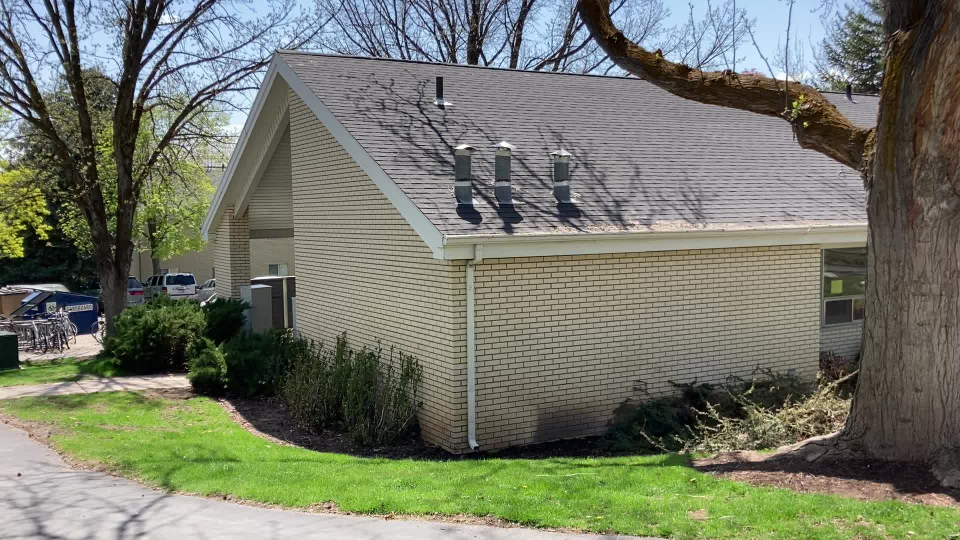
#> input picture Data/20230501_205454000_iOS/output_0001.jpg, 1920 x 1080 px (shown at 1/2 size); the run also reads 2 pictures not shown here
$ jupyter execute --allow-errors 'Local contrast enhancement.ipynb'
#> lines starting #> are read from the running program, lines starting #| are printed output that depends on the picture; after the words box and inside, x2 and y2 are one past the last pixel; in counts of white or black regions, pixels touching at a corner belong together; long printed decimals are rounded; pictures that were not available may be replaced by others from this repository, and a replacement may not be noted
[cell 1]
import cv2


# [15 lines left out: function sliding_window, not called in this run]

[cell 2]
import numpy as np
import cv2
from matplotlib import pyplot as plt
img = cv2.imread("Data/20230501_205454000_iOS/output_0001.jpg")
#> img is the input picture: shape (1080, 1920, 3); mean B, G, R 104.8, 120.4, 116.1
assert img is not None, "file could not be read, check with os.path.exists()"
kernel = np.ones((5,5),np.float32)/25
dst = cv2.filter2D(img,-1,kernel)
plt.subplot(121),plt.imshow(img),plt.title('Original')
plt.xticks([]), plt.yticks([])
plt.subplot(122),plt.imshow(dst),plt.title('Averaging')
plt.xticks([]), plt.yticks([])
plt.show()

[cell 3]
import numpy as np
import cv2
import math

img = cv2.imread("Data/20230501_205454000_iOS/output_0001.jpg")
img = cv2.resize(img, (0, 0), fx=0.5, fy=0.5)
#> img: shape (540, 960, 3)
assert img is not None, "file could not be read, check with os.path.exists()"
gary = cv2.cvtColor(img, cv2.COLOR_BGR2GRAY)
cv2.imshow("gary", gary)
# [5 lines of commented-out code are left out]

size = 5
kernel = np.ones((size,size),np.float32)/size**2
avg = cv2.filter2D(gary,-1,kernel)

# gary_LCE = np.log(gary+1) / np.log(avg+1) * 255
gary_LCE = gary+1 / avg+1
# np.normalize(gary_LCE, gary_LCE, 0, 255, cv2.NORM_MINMAX)
gary_LCE = np.where(gary_LCE > 255, 255, gary_LCE)

# [9 lines of commented-out code are left out]
cv2.imshow("gary_LCE", gary_LCE.astype(np.uint8))
cv2.waitKey(0)
cv2.destroyAllWindows()
# [5 lines of commented-out code are left out]

[cell 4]
import cv2
import numpy as np

# Load the image
img = cv2.imread("Data/20230501_205454000_iOS/output_0001.jpg")
img = cv2.resize(img, (0, 0), fx=0.5, fy=0.5)
# Convert to grayscale
gray = cv2.cvtColor(img, cv2.COLOR_BGR2GRAY)

# Define a 5x5 kernel
kernel = np.ones((5, 5), np.uint8)

# Dilate and erode the image to find local maximum and minimum values
dilated = cv2.dilate(gray, kernel)
cv2.imshow("dilated", dilated)
eroded = cv2.erode(gray, kernel)
cv2.imshow("eroded", eroded)

# Compute the local maximum and minimum values
local_max = np.maximum(gray, eroded)
local_min = np.minimum(gray, dilated)

# Display the results
cv2.imshow("Original", gray)
cv2.imshow("Local Maximum", local_max)
cv2.imshow("Local Minimum", local_min)
cv2.waitKey(0)
cv2.destroyAllWindows()

[cell 5]
import numpy as np
import cv2
import math

img = cv2.imread("Data/20230501_205454000_iOS/output_0001.jpg")
img = cv2.resize(img, (0, 0), fx=0.5, fy=0.5)
assert img is not None, "file could not be read, check with os.path.exists()"
gray = cv2.cvtColor(img, cv2.COLOR_BGR2GRAY)

Lab_image = cv2.cvtColor(img, cv2.COLOR_BGR2LAB)
#> Lab_image: shape (540, 960, 3); mean of channels 0, 1, 2 125, 124.2, 135.9
L, a, b = cv2.split(Lab_image)
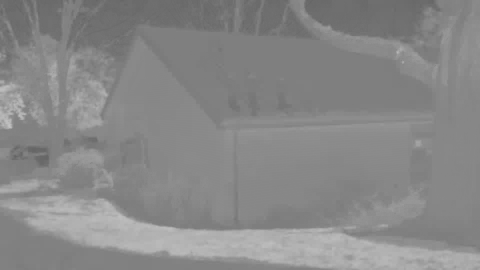
#> b: shape (540, 960) (shown at 1/2 size); min 99, max 196, mean 135.9
# Compute the maximum and minimum values of L
# L_max = np.max(L)
# L_min = np.min(L)

# Print the results
#> (the rest of this cell did not finish here and is left out)

[cell 6]
import numpy as np

a = np.array([[1, 0, 3], [1, 2, 4]])
b = np.array([1, 2, 4])

result = np.where(a > 1, 255, 0)
print(result) # [0 255 255]

[cell 7]
import numpy as np

a = np.array([[1, 0, 3], [1, 2, 4]])

result = np.where(a > 1, 255, 0)
print(result)

[cell 8]
# Importing the libraries
import cv2
import numpy as np
import matplotlib.pyplot as plt

# Reading the image and converting into B?W
image = cv2.imread("Data/20230501_205454000_iOS/output_0001.jpg")
gray_image = cv2.cvtColor(image, cv2.COLOR_BGR2GRAY)

# Applying the function
corners = cv2.goodFeaturesToTrack(
    gray_image, maxCorners=2048, qualityLevel=0.02, minDistance=32)
#> corners = 1072 rows, first 8: [1527, 815], [129, 680], [1393, 881], [36, 695], [914, 406], [1351, 871], [372, 212], [1734, 165]
corners = np.float32(corners)

for item in corners:
    x, y = item[0]
    x = int(x)
    y = int(y)
    cv2.circle(image, (x, y), 3, (0, 0, 255), -1)
#> this loop made 1072 passes
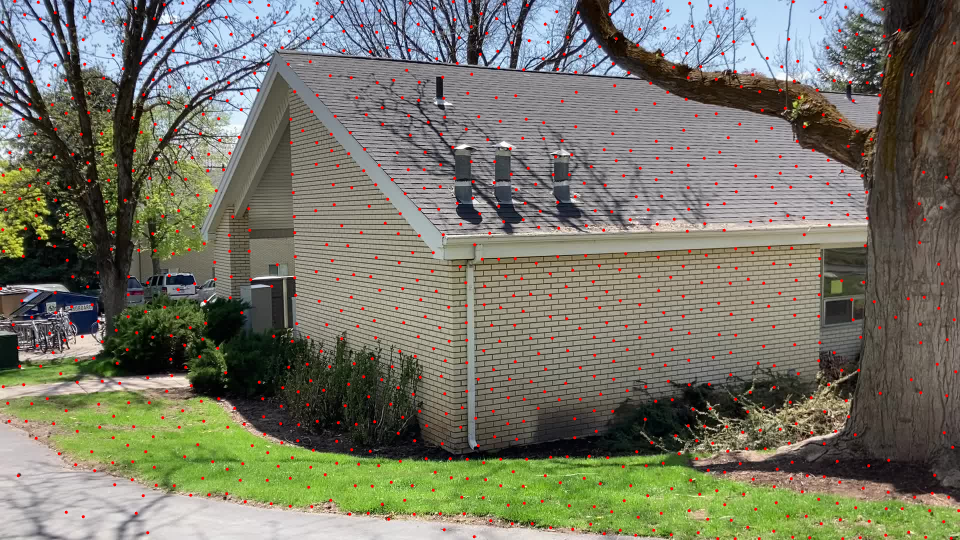
#> image: shape (1080, 1920, 3) (shown at 1/2 size); 1.5% of pixels changed, all inside (x1, y1, x2, y2) = (0, 0, 1920, 1080)

RGB_img = cv2.cvtColor(image, cv2.COLOR_BGR2RGB)
# Showing the image
plt.imshow(RGB_img)
plt.axis('off')
plt.show()

# cv2.imshow('good_features', image)
# cv2.waitKey(0)
# cv2.destroyAllWindows()

[cell 9]
import numpy as np
import cv2
import math

# img = cv2.imread("/home/jj/Documents/AirSim/2023-06-08-16-28-15/images/img_Drone1_0_0_1686263336838029000.ppm")
img = cv2.imread("Data/20230501_205454000_iOS/output_0001.jpg")
# img = cv2.resize(img, (0, 0), fx=0.5, fy=0.5)
assert img is not None, "file could not be read, check with os.path.exists()"
gray = cv2.cvtColor(img, cv2.COLOR_BGR2GRAY)

Lab_image = cv2.cvtColor(img, cv2.COLOR_BGR2LAB)
#> Lab_image: shape (1080, 1920, 3); mean of channels 0, 1, 2 124.7, 124.2, 135.9
L, a, b = cv2.split(Lab_image)
#> L: shape (1080, 1920)
#> a: shape (1080, 1920)
#> b: shape (1080, 1920)


size = 5
kernel = np.ones((size,size),np.float32)/size**2
L_dst = cv2.filter2D(L,-1,kernel)
gray_dst = cv2.filter2D(gray,-1,kernel)


# Define a size x size kernel
kernel = np.ones((size, size), np.uint8)
# Dilate and erode the image to find local maximum and minimum values
gray_max_dilated = cv2.dilate(gray, kernel)
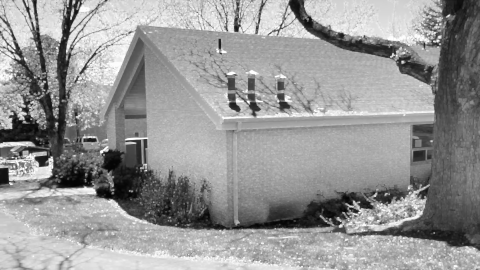
#> gray_max_dilated: shape (1080, 1920) (shown at 1/4 size); min 2, max 255, mean 149.9
# cv2.imshow("dilated", dilated)
gray_min_eroded = cv2.erode(gray, kernel)
# cv2.imshow("eroded", eroded)

# Dilate and erode the image to find local maximum and minimum values
L_max_dilated = cv2.dilate(L, kernel)
L_min_eroded = cv2.erode(L, kernel)
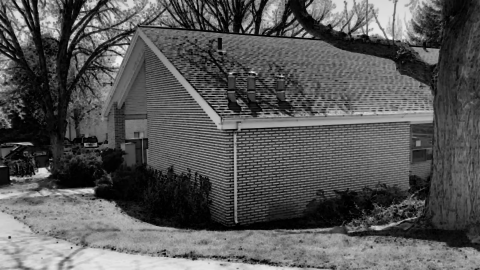
#> L_min_eroded: shape (1080, 1920) (shown at 1/4 size); min 0, max 250, mean 87.7

mask1 = L_dst > 1.0
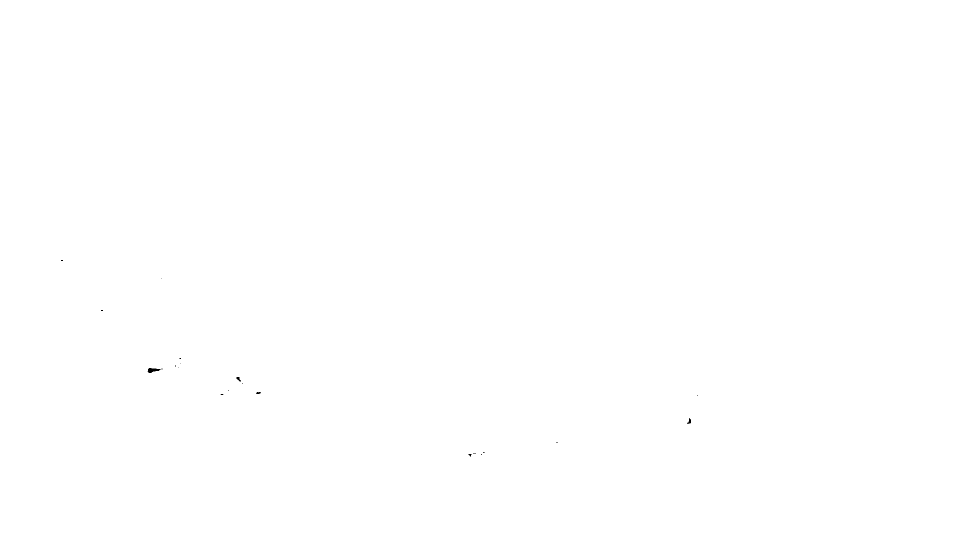
#> mask1: shape (1080, 1920) bool (shown at 1/2 size); 100% white; 21 black regions (16 under 20 px), largest, box (x1, y1, x2, y2) and area: (295, 736, 323, 746) 157, (1374, 836, 1382, 848) 48, (473, 754, 482, 763) 44, (512, 784, 522, 788) 30, (937, 908, 943, 913) 20
mask2 = L > 1.0
#> mask2: shape (1080, 1920) bool; 99.7% white; black in thin lines or dots, all inside (x1, y1, x2, y2) = (0, 0, 1905, 977)
mask = mask1 & mask2
# Compute LCE using the mask
LCE = np.zeros_like(L)
LCE[mask] = (L[mask]/L_dst[mask])
cv2.imshow('LCE', LCE)

result = np.zeros_like(L)
result = 255 * ((LCE - L_min_eroded) / (L_max_dilated - L_min_eroded))
cv2.imshow('LCE_result', result.astype(np.uint8))
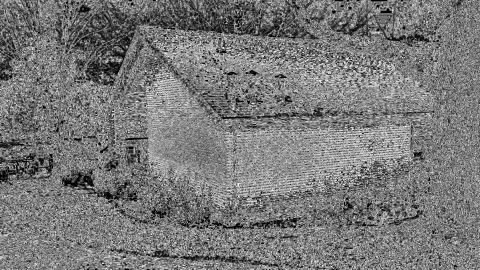
#> window 'LCE_result': shape (1080, 1920) (shown at 1/4 size); min 0, max 254, mean 120.3

log_LCE = np.zeros_like(L)
log_LCE[mask] = np.log(L[mask]) / np.log(L_dst[mask])
cv2.imshow('log_LCE', log_LCE)

result = np.zeros_like(L)
result = 255 * ((log_LCE - L_min_eroded) / (L_max_dilated - L_min_eroded))
cv2.imshow('log_LCE_result', result.astype(np.uint8))

# [10 lines of commented-out code are left out]
cv2.waitKey(0)
cv2.destroyAllWindows()

[cell 10]
import cv2
import numpy as np

# Load the image
img = cv2.imread("Data/20230501_205454000_iOS/output_0001.jpg")


# Convert to grayscale
gray = cv2.cvtColor(img, cv2.COLOR_BGR2GRAY)

# Apply Gaussian blur to the grayscale image
blurred = cv2.GaussianBlur(gray, (5, 5), 0)

# Compute the unsharp mask
unsharp_mask = gray - blurred
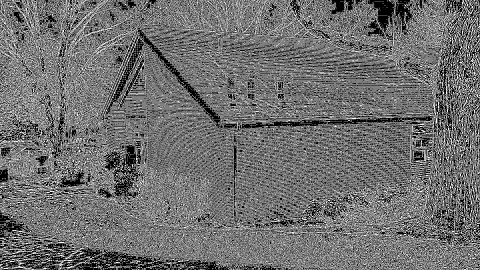
#> unsharp_mask: shape (1080, 1920) (shown at 1/4 size); min 0, max 255, mean 111.5

# Add the unsharp mask to the original image
sharpened = gray + unsharp_mask

sharpened = np.where(sharpened > 255, 255, sharpened)
# Display the results
cv2.imshow("Original", gray)
cv2.imshow("Sharpened", sharpened)
cv2.waitKey(0)
cv2.destroyAllWindows()

[cell 11]
import numpy as np
import cv2
import math
import matplotlib.pyplot as plt

# img = cv2.imread("/home/jj/Documents/AirSim/2023-06-08-16-28-15/images/img_Drone1_0_0_1686263336838029000.ppm")
img = cv2.imread("Data/20230501_205454000_iOS/output_0001.jpg")
cv2.imshow('img', img)
# img = cv2.resize(img, (0, 0), fx=0.1, fy=0.1)
assert img is not None, "file could not be read, check with os.path.exists()"

gray = cv2.cvtColor(img, cv2.COLOR_BGR2GRAY)

Lab_image = cv2.cvtColor(img, cv2.COLOR_BGR2LAB)
L, a, b = cv2.split(Lab_image)
# print(np.min(L), np.max(L))
size = 5
kernel = np.ones((size,size),np.float32)/size**2
L_dst = cv2.filter2D(L,-1,kernel)
gray_dst = cv2.filter2D(gray,-1,kernel)

# Display the results
# cv2.imshow("L_dst", L_dst)
# cv2.imshow("gray_dst", gray_dst)

mask1 = L_dst > 1
mask2 = L > 1
# mask1 = L_dst ! 0
# mask2 = L ! 0
mask = mask1 & mask2
print(mask.shape, mask.dtype, np.min(mask), np.max(mask))
#| (1080, 1920) bool False True
# [11 lines of commented-out code are left out]


LCE_log = np.zeros_like(L)
# [4 lines of commented-out code are left out]

L_div = np.divide(L, L_dst, where=mask1)
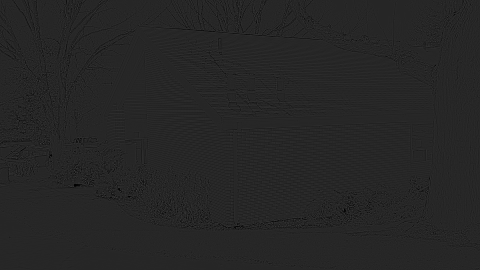
#> L_div: shape (1080, 1920) float64 (shown at 1/4 size); min 0, max 6.57, mean 0.987; drawn with min black and max white
LCE_log= np.log(L_div, where =mask)
# LCE_log= np.log((L/L_dst), where = mask)
# print(LCE_log)
print("LCE_log", np.min(LCE_log), np.max(LCE_log))
#| LCE_log -4.182 130.109

LCE_log_norm = 255 * (LCE_log-np.min(LCE_log))/(np.max(LCE_log)-np.min(LCE_log))
# print(np.min(LCE_log_norm), np.max(LCE_log_norm))
# LCE_log_norm = LCE_log_norm * 255
print(np.average(LCE_log_norm))
#| 7.883
cv2.imshow('LCE_log_norm', LCE_log_norm.astype(np.uint8))


# Define a size x size kernel
kernel = np.ones((size, size), np.uint8)
# Dilate and erode the image to find local maximum and minimum values
L_max_dilated = cv2.dilate(L, kernel)
# print(np.min(L_max_dilated), np.max(L_max_dilated))
# cv2.imshow("dilated", L_max_dilated)

L_min_eroded = cv2.erode(L, kernel)
# [6 lines of commented-out code are left out]


cv2.waitKey(0)
cv2.destroyAllWindows()


# [5 lines of commented-out code are left out]

[cell 12]
import cv2
# Merge L, a, b channels into LAB image
Lab = cv2.merge((LCE_log_norm.astype(np.uint8), a, b))
#> Lab: shape (1080, 1920, 3); mean of channels 0, 1, 2 7.3, 124.2, 135.9
# Convert LAB image to RGB
RGB = cv2.cvtColor(Lab, cv2.COLOR_LAB2BGR)
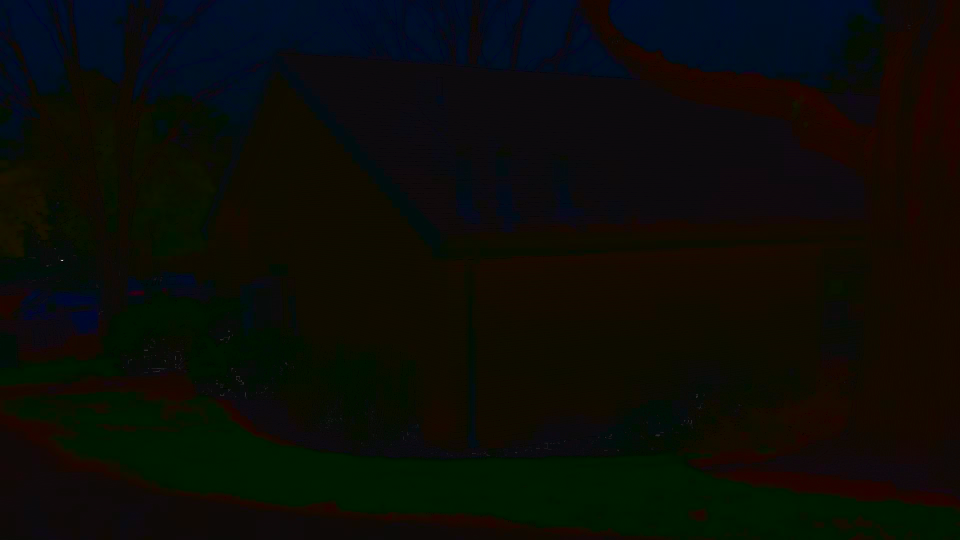
#> RGB: shape (1080, 1920, 3) (shown at 1/2 size); mean B, G, R 7.3, 12, 11.1

# Display RGB image
cv2.imshow('LCE_log_norm RGB Image', RGB)


# create a CLAHE object (Arguments are optional).
clahe = cv2.createCLAHE(clipLimit=2.0, tileGridSize=(8,8))
cl1 = clahe.apply(LCE_log_norm.astype(np.uint8))
# Merge L, a, b channels into LAB image
Lab = cv2.merge((cl1.astype(np.uint8), a, b))
#> Lab: shape (1080, 1920, 3); mean of channels 0, 1, 2 15, 124.2, 135.9
# Convert LAB image to RGB
RGB = cv2.cvtColor(Lab, cv2.COLOR_LAB2BGR)

# Display RGB image
cv2.imshow('CLAHE RGB Image', RGB)


# Perform histogram equalization
equalized_img = cv2.equalizeHist(LCE_log_norm.astype(np.uint8))
Lab = cv2.merge((equalized_img.astype(np.uint8), a, b))

# Convert LAB image to RGB
RGB = cv2.cvtColor(Lab, cv2.COLOR_LAB2BGR)

# Display equalized image
cv2.imshow('Equalized Image', RGB)


cv2.waitKey(0)
cv2.destroyAllWindows()

[cell 13]
import numpy as np
import cv2 as cv
img = cv2.imread("Data/20230501_205454000_iOS/output_0001.jpg")
cv2.imshow('img', img)
assert img is not None, "file could not be read, check with os.path.exists()"

Lab_image = cv2.cvtColor(img, cv2.COLOR_BGR2LAB)
L, a, b = cv2.split(Lab_image)

# create a CLAHE object (Arguments are optional).
clahe = cv.createCLAHE(clipLimit=4.0, tileGridSize=(8,8))
cl1 = clahe.apply(L)

# Merge L, a, b channels into LAB image
Lab = cv2.merge((cl1.astype(np.uint8), a, b))
# Convert LAB image to RGB
RGB = cv2.cvtColor(Lab, cv2.COLOR_LAB2BGR)

# Display RGB image
cv2.imshow('RGB Image', RGB)
cv2.waitKey(0)
cv2.destroyAllWindows()

[cell 14]
import cv2
import numpy as np

# Load image
img = cv2.imread("Data/20230501_205454000_iOS/output_0001.jpg")
cv2.imshow('img', img)
assert img is not None, "file could not be read, check with os.path.exists()"
Lab_image = cv2.cvtColor(img, cv2.COLOR_BGR2LAB)
L, a, b = cv2.split(Lab_image)


# Perform histogram equalization
equalized_img = cv2.equalizeHist(L)
Lab = cv2.merge((equalized_img.astype(np.uint8), a, b))

# Convert LAB image to RGB
RGB = cv2.cvtColor(Lab, cv2.COLOR_LAB2BGR)

# Display equalized image
cv2.imshow('Equalized Image', RGB)
cv2.waitKey(0)
cv2.destroyAllWindows()

[cell 15]
import numpy as np
import cv2
import math
import matplotlib.pyplot as plt


# [17 lines left out: function LCE, not called in this run]


img = cv2.imread("Data/20230501_205454000_iOS/output_0001.jpg")
cv2.imshow('img', img)
# img = cv2.resize(img, (0, 0), fx=0.1, fy=0.1)
assert img is not None, "file could not be read, check with os.path.exists()"

Lab_image = cv2.cvtColor(img, cv2.COLOR_BGR2LAB)
L, a, b = cv2.split(Lab_image)
size = 5
kernel = np.ones((size,size),np.float32)/size**2
L_dst = cv2.filter2D(L,-1,kernel)

mask1 = L_dst > 1
mask2 = L > 1
mask = mask1 & mask2
print(mask.shape, mask.dtype, np.min(mask), np.max(mask))
#| (1080, 1920) bool False True

# Compute LCE using the mask
LCE_log = np.zeros_like(L)
L_div = np.divide(L, L_dst, where=mask1)
LCE_log= np.log(L_div, where =mask)
LCE_log_norm = 255 * (LCE_log-np.min(LCE_log))/(np.max(LCE_log)-np.min(LCE_log))
cv2.imshow('LCE_log_norm', LCE_log_norm.astype(np.uint8))

# Define a size x size kernel
kernel = np.ones((size, size), np.uint8)
# Dilate and erode the image to find local maximum and minimum values
L_max_dilated = cv2.dilate(L, kernel)
L_min_eroded = cv2.erode(L, kernel)

cv2.waitKey(0)
cv2.destroyAllWindows()

[cell 16]
import numpy as np
import cv2
import math
import matplotlib.pyplot as plt

def LCE(img, size=5):
    # Convert image to LAB color space
    Lab_image = cv2.cvtColor(img, cv2.COLOR_BGR2LAB)
    L, a, b = cv2.split(Lab_image)
    # Avg filter L channel
    kernel = np.ones((size,size),np.float32)/size**2
    L_dst = cv2.filter2D(L,-1,kernel)

    mask1 = L_dst > 1
    mask2 = L > 1
    mask = mask1 & mask2
    # Compute LCE using the mask
    LCE_log = np.zeros_like(L)
    L_div = np.divide(L, L_dst, where=mask1)
    LCE_log= np.log(L_div, where =mask)
    LCE_log_norm = 255 * (LCE_log-np.min(LCE_log))/(np.max(LCE_log)-np.min(LCE_log))
    return LCE_log_norm.astype(np.uint8), a,b

# img = cv2.imread("Data/Images/img_Drone1_0_0_1686263295327422000.ppm")

img = cv2.imread("Data/img_Drone1_0_0_1684370177247748000.png")
# img = cv2.imread("Data/20230501_205454000_iOS/output_0001.jpg")
cv2.imshow('img', img)
LCE_log_norm, a, b =  LCE(img)
cv2.imshow('LCE', LCE_log_norm)
cv2.imwrite("LCE_log_norm.jpg", LCE_log_norm)
Lab = cv2.merge((LCE_log_norm, a, b))

# Convert LAB image to RGB
BGR = cv2.cvtColor(Lab, cv2.COLOR_LAB2BGR)
cv2.imshow('BGR', BGR)
cv2.imwrite("LCE_log_norm_BGR.jpg", BGR)
# create a CLAHE object (Arguments are optional).
clahe = cv2.createCLAHE(clipLimit=2.0, tileGridSize=(8,8))
cl1 = clahe.apply(LCE_log_norm.astype(np.uint8))
# Merge L, a, b channels into LAB image
Lab = cv2.merge((cl1.astype(np.uint8), a, b))
# Convert LAB image to RGB
BGR = cv2.cvtColor(Lab, cv2.COLOR_LAB2BGR)

# Display RGB image
cv2.imshow('CLAHE RGB Image', BGR)


cv2.waitKey(0)
cv2.destroyAllWindows()

[cell 17]
import numpy as np
import cv2
import math
import matplotlib.pyplot as plt

def LCE(img, size=5):
    # Convert image to LAB color space
    Lab_image = cv2.cvtColor(img, cv2.COLOR_BGR2LAB)
    L, a, b = cv2.split(Lab_image)
    # Avg filter L channel
    kernel = np.ones((size,size),np.float32)/size**2
    L_dst = cv2.filter2D(L,-1,kernel)

    mask1 = L_dst > 1
    mask2 = L > 1
    mask = mask1 & mask2
    # Compute LCE using the mask
    LCE_log = np.zeros_like(L)
    L_div = np.divide(L, L_dst, where=mask1)
    LCE_log= np.log(L_div, where =mask)
    LCE_log_norm = 255.0 * (LCE_log-np.min(LCE_log))/(np.max(LCE_log)-np.min(LCE_log))
    return LCE_log_norm.astype(np.uint8)

cap = cv2.VideoCapture('Triangle_video_15.mp4')
frame_idx = 0
while True:

    ret, frame = cap.read()
    if ret:
        frame = cv2.resize(frame, (0, 0), fx=0.5, fy=0.5)
        # img_lce= LCE(frame)
        cv2.imshow('LCE', LCE(frame))
        frame_idx += 1
        # text = "frame count: %d" % frame_idx
        # cv2.putText(img_lce, text, (0,25), cv2.FONT_HERSHEY_SIMPLEX, 0.5, (0, 255, 0), 1, cv2.LINE_AA)
        # cv2.imshow('img_lce', img_lce)
        ch = cv2.waitKey(0)
#> (key Esc is pressed here)
        if ch ==27:
            # cv.imwrite('track.jpg', vis)
            break

    else:
        break

cap.release()
cv2.destroyAllWindows()

[cell 18]
import numpy as np
import cv2
import math
import matplotlib.pyplot as plt

def LCE(img, size=5):
    # Convert image to LAB color space
    Lab_image = cv2.cvtColor(img, cv2.COLOR_BGR2LAB)
    L, a, b = cv2.split(Lab_image)
    # Avg filter L channel
    kernel = np.ones((size,size),np.float32)/size**2
    L_dst = cv2.filter2D(L,-1,kernel)

    mask1 = L_dst > 1
    mask2 = L > 1
    mask = mask1 & mask2
    # Compute LCE using the mask
    LCE_log = np.zeros_like(L)
    L_div = np.divide(L, L_dst, where=mask1)
    LCE_log= np.log(L_div, where =mask)
    LCE_log_norm = 255.0 * (LCE_log-np.min(LCE_log))/(np.max(LCE_log)-np.min(LCE_log))
    return LCE_log_norm.astype(np.uint8)

cap = cv2.VideoCapture('output_video_30.mp4')
frame_idx = 0
while True:

    ret, frame = cap.read()
    if ret:
        frame = cv2.resize(frame, (0, 0), fx=0.5, fy=0.5)
        # img_lce= LCE(frame)
        cv2.imshow('LCE', LCE(frame))
        frame_idx += 1
        # text = "frame count: %d" % frame_idx
        # cv2.putText(img_lce, text, (0,25), cv2.FONT_HERSHEY_SIMPLEX, 0.5, (0, 255, 0), 1, cv2.LINE_AA)
        # cv2.imshow('img_lce', img_lce)
        ch = cv2.waitKey(0)
#> (key Esc is pressed here)
